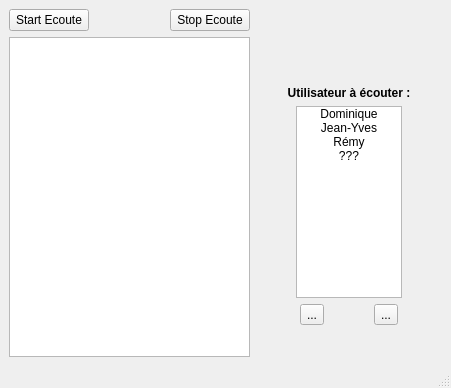
<?xml version="1.0" encoding="UTF-8"?>
<ui version="4.0">
 <class>CasterAlertListenerGUI</class>
 <widget class="QMainWindow" name="CasterAlertListenerGUI">
  <property name="geometry">
   <rect>
    <x>0</x>
    <y>0</y>
    <width>451</width>
    <height>388</height>
   </rect>
  </property>
  <property name="windowTitle">
   <string>Caster Alert Listner</string>
  </property>
  <widget class="QWidget" name="centralwidget">
   <layout class="QHBoxLayout" name="horizontalLayout_4">
    <item>
     <layout class="QVBoxLayout" name="verticalLayout">
      <item>
       <layout class="QHBoxLayout" name="horizontalLayout">
        <item>
         <widget class="QPushButton" name="startButton">
          <property name="text">
           <string>Start Ecoute</string>
          </property>
         </widget>
        </item>
        <item>
         <spacer name="horizontalSpacer">
          <property name="orientation">
           <enum>Qt::Horizontal</enum>
          </property>
          <property name="sizeHint" stdset="0">
           <size>
            <width>40</width>
            <height>20</height>
           </size>
          </property>
         </spacer>
        </item>
        <item>
         <widget class="QPushButton" name="stopButton">
          <property name="text">
           <string>Stop Ecoute</string>
          </property>
         </widget>
        </item>
       </layout>
      </item>
      <item>
       <widget class="QPlainTextEdit" name="infoConsole"/>
      </item>
     </layout>
    </item>
    <item>
     <layout class="QVBoxLayout" name="verticalLayout_2">
      <property name="sizeConstraint">
       <enum>QLayout::SetFixedSize</enum>
      </property>
      <item>
       <spacer name="verticalSpacer">
        <property name="orientation">
         <enum>Qt::Vertical</enum>
        </property>
        <property name="sizeHint" stdset="0">
         <size>
          <width>167</width>
          <height>78</height>
         </size>
        </property>
       </spacer>
      </item>
      <item>
       <widget class="QLabel" name="label">
        <property name="font">
         <font>
          <weight>75</weight>
          <bold>true</bold>
          <underline>false</underline>
         </font>
        </property>
        <property name="text">
         <string>Utilisateur à écouter :</string>
        </property>
        <property name="alignment">
         <set>Qt::AlignCenter</set>
        </property>
       </widget>
      </item>
      <item>
       <layout class="QHBoxLayout" name="horizontalLayout_3">
        <property name="sizeConstraint">
         <enum>QLayout::SetMinimumSize</enum>
        </property>
        <item>
         <spacer name="horizontalSpacer_2">
          <property name="orientation">
           <enum>Qt::Horizontal</enum>
          </property>
          <property name="sizeType">
           <enum>QSizePolicy::Minimum</enum>
          </property>
          <property name="sizeHint" stdset="0">
           <size>
            <width>40</width>
            <height>20</height>
           </size>
          </property>
         </spacer>
        </item>
        <item>
         <widget class="QListWidget" name="userList">
          <property name="maximumSize">
           <size>
            <width>120</width>
            <height>16777215</height>
           </size>
          </property>
          <property name="horizontalScrollBarPolicy">
           <enum>Qt::ScrollBarAlwaysOff</enum>
          </property>
          <property name="alternatingRowColors">
           <bool>false</bool>
          </property>
          <property name="selectionMode">
           <enum>QAbstractItemView::ExtendedSelection</enum>
          </property>
          <property name="textElideMode">
           <enum>Qt::ElideMiddle</enum>
          </property>
          <item>
           <property name="text">
            <string>Dominique</string>
           </property>
           <property name="textAlignment">
            <set>AlignHCenter|AlignVCenter|AlignCenter</set>
           </property>
          </item>
          <item>
           <property name="text">
            <string>Jean-Yves</string>
           </property>
           <property name="textAlignment">
            <set>AlignHCenter|AlignVCenter|AlignCenter</set>
           </property>
          </item>
          <item>
           <property name="text">
            <string>Rémy</string>
           </property>
           <property name="textAlignment">
            <set>AlignHCenter|AlignVCenter|AlignCenter</set>
           </property>
          </item>
          <item>
           <property name="text">
            <string>???</string>
           </property>
           <property name="textAlignment">
            <set>AlignHCenter|AlignVCenter|AlignCenter</set>
           </property>
          </item>
         </widget>
        </item>
        <item>
         <spacer name="horizontalSpacer_3">
          <property name="orientation">
           <enum>Qt::Horizontal</enum>
          </property>
          <property name="sizeType">
           <enum>QSizePolicy::Minimum</enum>
          </property>
          <property name="sizeHint" stdset="0">
           <size>
            <width>40</width>
            <height>20</height>
           </size>
          </property>
         </spacer>
        </item>
       </layout>
      </item>
      <item>
       <layout class="QHBoxLayout" name="horizontalLayout_2">
        <property name="sizeConstraint">
         <enum>QLayout::SetMinimumSize</enum>
        </property>
        <item>
         <widget class="QToolButton" name="toolButton_2">
          <property name="text">
           <string>...</string>
          </property>
         </widget>
        </item>
        <item>
         <widget class="QToolButton" name="toolButton">
          <property name="text">
           <string>...</string>
          </property>
         </widget>
        </item>
       </layout>
      </item>
      <item>
       <spacer name="verticalSpacer_2">
        <property name="orientation">
         <enum>Qt::Vertical</enum>
        </property>
        <property name="sizeHint" stdset="0">
         <size>
          <width>167</width>
          <height>33</height>
         </size>
        </property>
       </spacer>
      </item>
     </layout>
    </item>
   </layout>
  </widget>
  <widget class="QMenuBar" name="menubar">
   <property name="geometry">
    <rect>
     <x>0</x>
     <y>0</y>
     <width>451</width>
     <height>20</height>
    </rect>
   </property>
  </widget>
  <widget class="QStatusBar" name="statusbar"/>
 </widget>
 <resources/>
 <connections/>
</ui>
